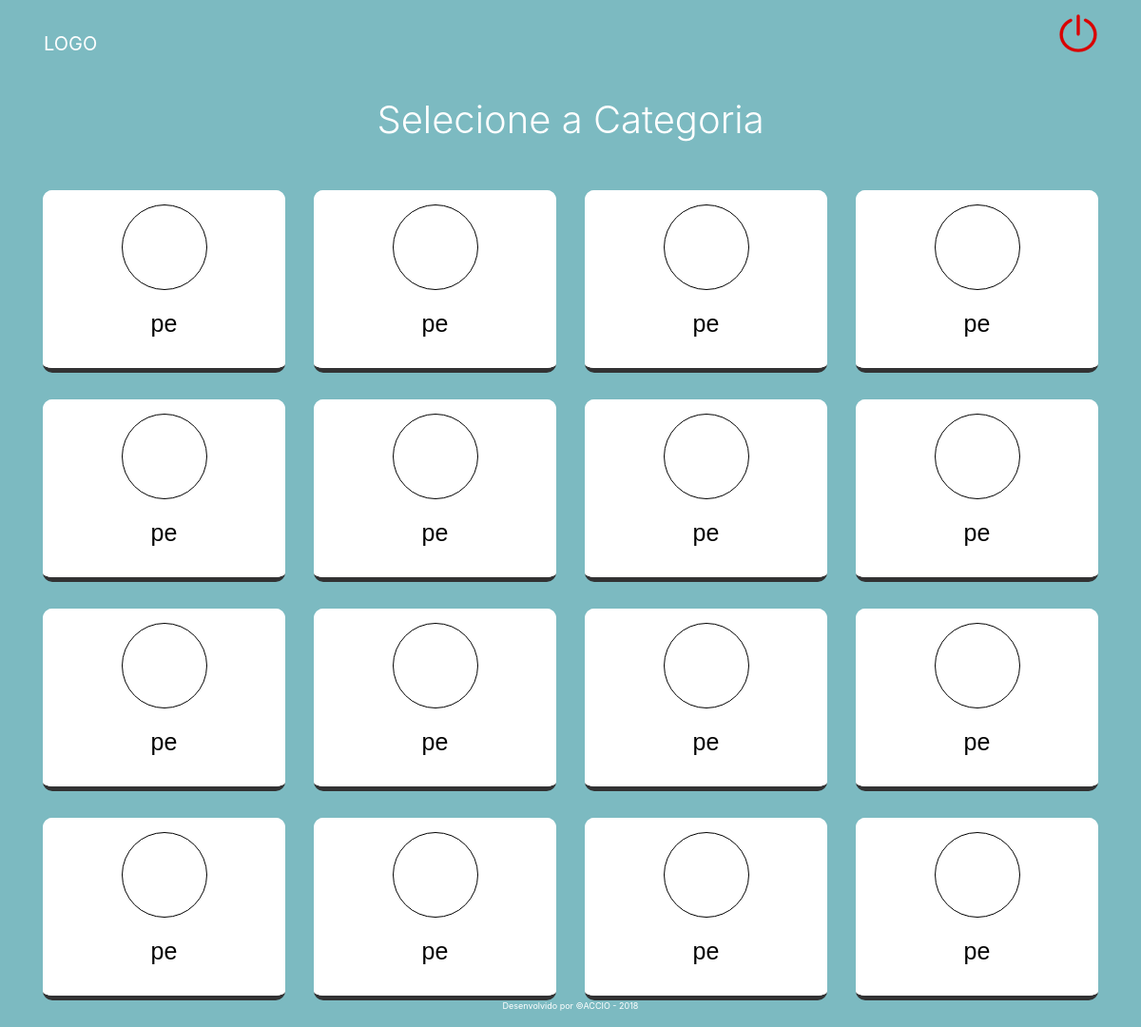
Page /categorias.php on the committed database.
### tables this page shows
CREATE TABLE `categorias` (
  `idCat` int(11) NOT NULL,
  `categorias` varchar(60) NOT NULL,
  `img` int(11) NOT NULL,
  `sintomas` longtext NOT NULL
);

### categorias.php (the view, shortened to what this page needs)
<!doctype html>
<html lang="pt-br">
<head>
  <link rel="stylesheet" href="https://stackpath.bootstrapcdn.com/bootstrap/4.1.3/css/bootstrap.min.css">
  <link rel="stylesheet" type="text/css" href="css/categ.css">
</head>
<body>
  <header>
    <a href="pag2.php" style="text-decoration: none"><p class="logo">LOGO</p></a>
    <a href="sair.php"><img src="img/out.png" class="out img-fluid"></a>
  </header>
  <h1 class="text-center titulo">Selecione a Categoria</h1>
  <div class="container">
    <div class="row">
     <?php
     include "banco.php";
     $pesquisar = "select * from categorias";
     $buscar = mysqli_query($con,$pesquisar);
     while($b=mysqli_fetch_assoc($buscar)){
      ?>
      <div class="col-md-3">
        <a href="sintomas.php" id="link">
          <div class="categoria">
            <div class="botao pb-4">
              <img src="img/semft.png" class="img-fluid" />
              <h3><?php echo $b['categorias']; ?></h3>
            </div>
        </div>
      </a>
      </div>
      <?php
     }
      ?>
      </div>
    </div>
<footer>
  <p>Desenvolvido por ©ACCIO - 2018</p>
</footer>
</body>
</html>

### css/categ.css (style rules this page uses)
html { position: relative; min-height: 100%; }
header { display: flex; flex-direction: row; justify-content: space-between; }
body { background:#7cbac1; margin: 0; }
.out { margin: 15px 46px; }
.logo { line-height: 60px; margin: 16px 46px; color: #fff; font-size: 20px; }
.titulo { color:#fff; margin:10px 0 50px 0; font-weight:300; }
.categoria { border-bottom:5px #323233 solid; background:#fff; text-align:center; border-radius:10px; overflow:hidden; position:relative; margin-bottom:28px; -webkit-transition: .3s; }
.categoria img { border-radius:50%; margin-bottom:20px; width: 90px; border: 1px solid #000; }
.categoria h3 { line-height: 30px; font-size:25px; color: #000; font-family: sans-serif; }
#link { text-decoration:none; }
.botao { width:100%; height:auto; position:relative; z-index:10; background:#fff; padding:15px; bottom:0px; }
footer { position: absolute; bottom: 0; width: 100%; text-align: center; color:#fff; font-size: 9px; }

### rows in the picture
categorias: categorias "pe"
categorias: categorias "pe"
categorias: categorias "pe"
categorias: categorias "pe"
categorias: categorias "pe"
categorias: categorias "pe"
categorias: categorias "pe"
categorias: categorias "pe"
categorias: categorias "pe"
categorias: categorias "pe"
categorias: categorias "pe"
categorias: categorias "pe"
categorias: categorias "pe"
categorias: categorias "pe"
categorias: categorias "pe"
categorias: categorias "pe"
